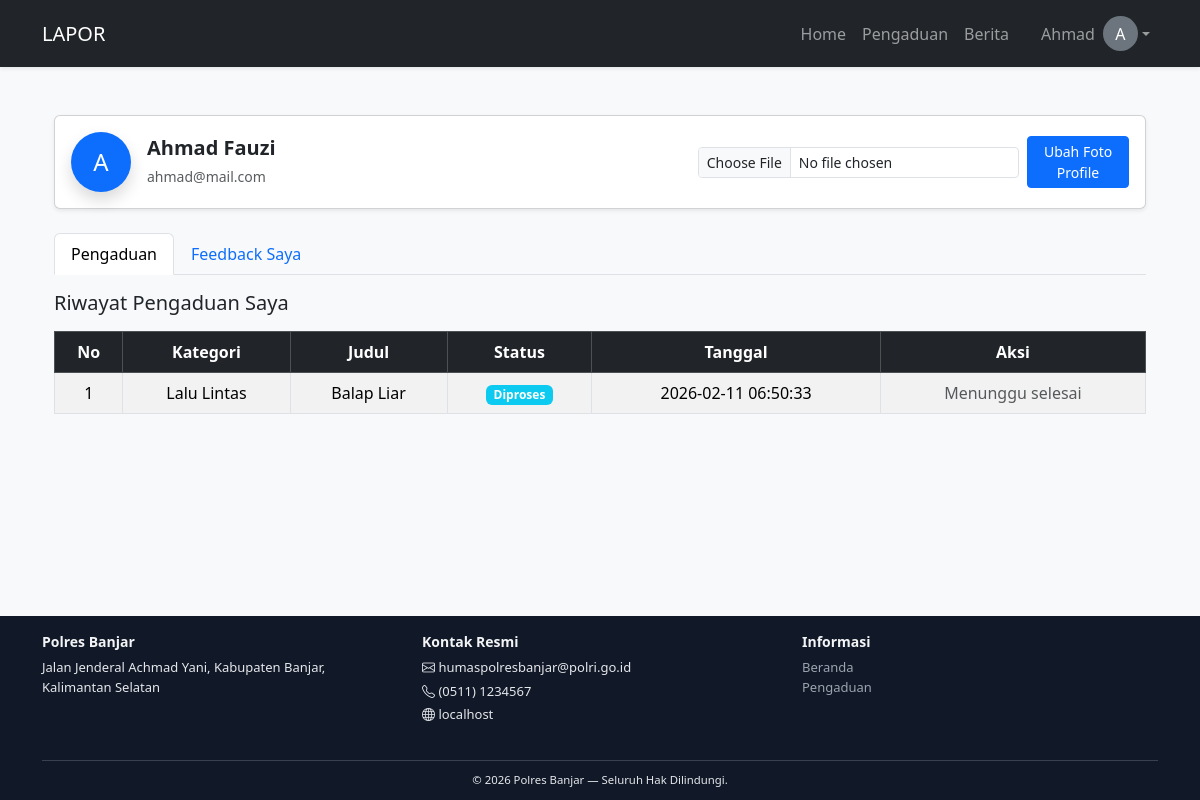
Page /user (signed in) on the committed database.
### tables this page shows
CREATE TABLE `users` (
  `id_user` int(11) NOT NULL,
  `nama_lengkap` varchar(100) NOT NULL,
  `email` varchar(100) NOT NULL,
  `password` varchar(255) NOT NULL,
  `role` enum('admin','user','public') DEFAULT 'user',
  `no_hp` varchar(20) DEFAULT NULL,
  `alamat` text DEFAULT NULL,
  `created_at` timestamp NOT NULL DEFAULT current_timestamp(),
  `foto_profil` varchar(255) DEFAULT NULL
);

CREATE TABLE `pengaduan` (
  `id_pengaduan` int(11) NOT NULL,
  `id_user` int(11) DEFAULT NULL,
  `notif_admin` tinyint(1) NOT NULL DEFAULT 0,
  `id_kategori` int(11) NOT NULL,
  `judul` varchar(150) NOT NULL,
  `isi_aduan` text NOT NULL,
  `lokasi` varchar(150) DEFAULT NULL,
  `bukti` varchar(255) DEFAULT NULL,
  `status` enum('Menunggu','Diproses','Selesai','Public') DEFAULT 'Menunggu',
  `tanggal_selesai` datetime DEFAULT NULL,
  `created_at` timestamp NOT NULL DEFAULT current_timestamp(),
  `updated_at` timestamp NOT NULL DEFAULT current_timestamp() ON UPDATE current_timestamp(),
  `id_lokasi` int(11) DEFAULT NULL,
  `bukti_file` varchar(255) DEFAULT NULL
);

CREATE TABLE `kategori` (
  `id_kategori` int(11) NOT NULL,
  `nama_kategori` varchar(100) NOT NULL
);

### index.php (called while the page is built, shortened)
<?php
$page = isset($_GET['page']) ? $_GET['page'] : 'home';
include 'views/header.php';
include route($page);
include 'views/footer.php';

### views/user_dashboard.php (the view, shortened to what this page needs)
<?php
$id_user = intval($_SESSION['id_user']);
$user = mysqli_fetch_assoc(mysqli_query($conn, "SELECT * FROM users WHERE id_user='$id_user'"));
?>
<div class="container mt-4">
  <div class="card shadow-sm mb-4">
    <div class="card-body d-flex justify-content-between align-items-center">
      <div class="d-flex align-items-center">
        <?php if (!empty($user['foto_profil'])): ?>
          <img src="assets/img/<?= htmlspecialchars($user['foto_profil']) ?>"
               class="rounded-circle me-3 shadow" width="60" height="60" style="object-fit: cover;">
        <?php else: ?>
          <div class="rounded-circle bg-primary text-white d-flex justify-content-center align-items-center me-3 shadow"
               style="width:60px;height:60px;font-size:1.5rem;">
            <?= strtoupper(substr($user['nama_lengkap'], 0, 1)) ?>
          </div>
        <?php endif; ?>
        <div>
          <h5 class="fw-bold mb-1"><?= htmlspecialchars($user['nama_lengkap']) ?></h5>
          <small class="text-muted"><?= htmlspecialchars($user['email']) ?></small>
        </div>
      </div>
      <form method="post" enctype="multipart/form-data" class="d-flex gap-2 align-items-center">
        <input type="file" name="foto_profil" class="form-control form-control-sm" accept=".jpg,.jpeg,.png,.webp" required>
        <button type="submit" name="update_foto_profil" class="btn btn-sm btn-primary">Ubah Foto Profile</button>
      </form>
    </div>
  </div>
  <ul class="nav nav-tabs mb-3" id="userTab" role="tablist">
    <li class="nav-item" role="presentation">
      <button class="nav-link active" id="pengaduan-tab" data-bs-toggle="tab" data-bs-target="#pengaduan" type="button" role="tab">
        Pengaduan
      </button>
    </li>
    <li class="nav-item" role="presentation">
      <button class="nav-link" id="feedback-tab" data-bs-toggle="tab" data-bs-target="#feedback" type="button" role="tab">
        Feedback Saya
      </button>
    </li>
  </ul>
  <div class="tab-content" id="userTabContent">
    <div class="tab-pane fade show active" id="pengaduan" role="tabpanel" aria-labelledby="pengaduan-tab">
      <?php
      $q = mysqli_query($conn, "
        SELECT p.*, k.nama_kategori
        FROM pengaduan p
        JOIN kategori k ON p.id_kategori = k.id_kategori
        WHERE p.id_user = $id_user
        ORDER BY p.created_at DESC
      ");
      ?>
      <h5 class="mb-3">Riwayat Pengaduan Saya</h5>
      <div class="table-responsive">
        <table class="table table-bordered table-striped align-middle text-center">
          <thead class="table-dark">
            <tr>
              <th>No</th>
              <th>Kategori</th>
              <th>Judul</th>
              <th>Status</th>
              <th>Tanggal</th>
              <th>Aksi</th>
            </tr>
          </thead>
          <tbody>
            <?php $no = 1; while ($row = mysqli_fetch_assoc($q)): ?>
              <tr>
                <td><?= $no++ ?></td>
                <td><?= htmlspecialchars($row['nama_kategori']) ?></td>
                <td><?= htmlspecialchars($row['judul']) ?></td>
                <td><span class="badge bg-info"><?= htmlspecialchars($row['status']) ?></span></td>
                <td><?= htmlspecialchars($row['created_at']) ?></td>
                <td>
                  <?php if ($row['status'] == 'Selesai'): ?>
                    <button class="btn btn-sm btn-warning btnFeedback"
                      data-id="<?= $row['id_pengaduan'] ?>">
                      <i class="bi bi-star"></i> Feedback
                    </button>
                  <?php else: ?>
                    <span class="text-muted">Menunggu selesai</span>
                  <?php endif; ?>
                </td>
              </tr>
            <?php endwhile; ?>
          </tbody>
        </table>
      </div>
    </div>
  </div>
</div>

### views/header.php (shortened to what this page needs)
<?php
if (isset($_SESSION['id_user'])) {
    $id_user = intval($_SESSION['id_user']);
    $user = mysqli_fetch_assoc(mysqli_query($conn, "SELECT * FROM users WHERE id_user='$id_user'"));
} else {
    $user = null;
}
?>
<?php
$SET = [];
function sys($key, $default='') {
    global $SET;
    return $SET[$key] ?? $default;
}
?>
<!DOCTYPE html>
<html lang="id">
<head>
  <link href="assets/css/bootstrap.min.css" rel="stylesheet">
  <link href="assets/css/style.css" rel="stylesheet">
</head>
<body>
<nav class="navbar navbar-expand-lg navbar-dark bg-dark shadow-sm">
  <div class="container">
    <a class="navbar-brand d-flex align-items-center" href="home">
    <?= sys('site_name', 'LAPOR') ?>
</a>
    <div class="collapse navbar-collapse" id="navbarNav">
  <ul class="navbar-nav ms-auto">
    <li class="nav-item"><a class="nav-link" href="home">Home</a></li>
    <li class="nav-item"><a class="nav-link" href="pengaduan">Pengaduan</a></li>
    <li class="nav-item"><a class="nav-link" href="index.php?page=berita_public">Berita</a></li>
  </ul>
  <ul class="navbar-nav ms-3">
    <?php if (isset($_SESSION['role']) && $_SESSION['role'] == 'user'): ?>
      <li class="nav-item dropdown">
        <a class="nav-link dropdown-toggle d-flex align-items-center" href="#" id="userMenu" data-bs-toggle="dropdown">
          <span class="me-2">
            <?= htmlspecialchars(explode(' ', $user['nama_lengkap'])[0]) ?>
          </span>
          <?php if (!empty($user['foto_profil'])): ?>
            <img src="assets/img/<?= htmlspecialchars($user['foto_profil']) ?>"
                 class="rounded-circle"
                 width="35" height="35"
                 style="object-fit: cover; border:2px solid #fff;">
          <?php else: ?>
            <div class="rounded-circle bg-secondary text-white d-flex align-items-center justify-content-center"
                 style="width:35px;height:35px;">
              <?= strtoupper(substr($user['nama_lengkap'], 0, 1)) ?>
            </div>
          <?php endif; ?>
        </a>
      </li>
    <?php endif; ?>
  </ul>
</div>
  </div>
</nav>
<div class="main-content container mt-4">

### views/header.php (style rules this page uses)
html, body { height: 100%; margin: 0; }
body { display: flex; flex-direction: column; background-color: #f8f9fa; }
.main-content { flex: 1; padding-bottom: 50px; }

### rows in the picture
users: nama_lengkap "Ahmad", nama_lengkap "A", nama_lengkap "Ahmad Fauzi", email "ahmad@mail.com"
pengaduan: id_kategori.nama_kategori "Lalu Lintas", judul "Balap Liar", status "Diproses", created_at "2026-02-11 06:50:33", shows "Menunggu selesai"

### other values in the picture
sys('site_name', 'LAPOR') "LAPOR"
$get('site_name', 'Polres Banjar') "Polres Banjar"
$get('email_service', 'humaspolresbanjar@polri.go.id') "humaspolresbanjar@polri.go.id"
$get('whatsapp', '(0511) 1234567') "(0511) 1234567"
$_SERVER['HTTP_HOST'] "localhost"
